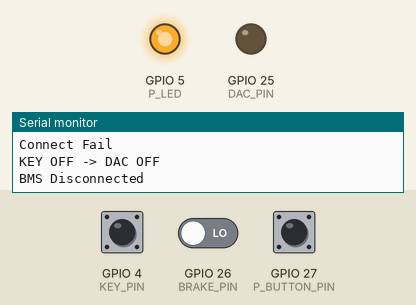
This sketch was run on a simulated ESP32. On the bench: output pins drawn as LEDs (lit = HIGH), the last lines printed to the serial monitor. The test bench sets the inputs (shaded band); at power-on: GPIO 4 (KEY_PIN) LOW, GPIO 26 (BRAKE_PIN) LOW, GPIO 27 (P_BUTTON_PIN) HIGH. Nothing arrives over Bluetooth unless stated.

Above: at 4.8 s.
4.9 s: GPIO 4 (KEY_PIN) pulled HIGH for 2.35 s
At 6.3 s:
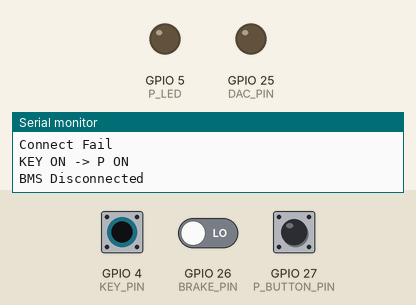
9.5 s: GPIO 4 (KEY_PIN) driven HIGH and GPIO 26 (BRAKE_PIN) driven HIGH
12.2 s: GPIO 27 (P_BUTTON_PIN) pulled LOW for 2.35 s
At 15.2 s:
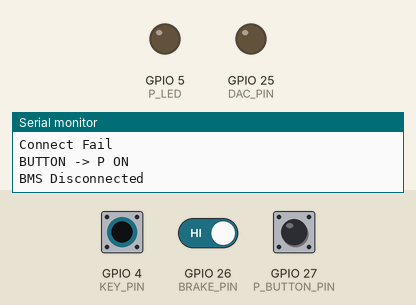
16.0 s: GPIO 26 (BRAKE_PIN) driven LOW
At 16.6 s:
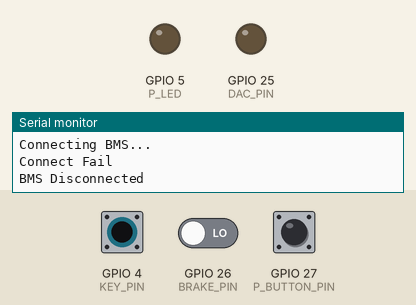
18.7 s: GPIO 26 (BRAKE_PIN) driven HIGH
At 20.9 s:
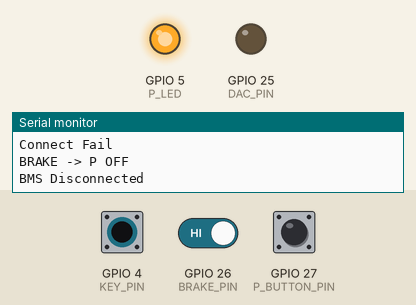
Timing chart, 0 to 22.4 s (numbered marks = the images above; inputs shaded):
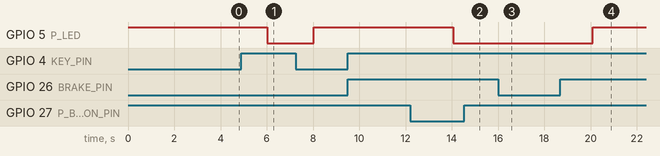

The sketch:

911_custom.ino
```cpp
#include <BLEDevice.h>
#include <BLEUtils.h>
#include <BLEClient.h>

// =====================================================
// P LED
// =====================================================
#define KEY_PIN     4
#define BRAKE_PIN   26
#define P_LED       5
#define P_BUTTON_PIN 27
bool oldPButton = HIGH;
bool pState = false;
bool oldKey = false;

// =====================================================
// DAC
// =====================================================
#define DAC_PIN 25

// =====================================================
// BLE
// =====================================================
BLEClient* pClient = NULL;
BLERemoteCharacteristic* pChar = NULL;

bool connected = false;

//BLEAddress addr("01:26:45:58:B0:46");
BLEAddress addr("CD:6C:99:80:62:18");
BLEUUID serviceUUID("0000FFE0-0000-1000-8000-00805F9B34FB");
BLEUUID charUUID("0000FFE1-0000-1000-8000-00805F9B34FB");

uint8_t loginCmd[] = {
  0xA5,0x0B,0x00,0x58,0x58,
  0x19,0x0A,0x1E,
  0x0E,0x28,0x0D
};

// =====================================================
// NHẬN DATA TỪ BMS
// =====================================================
void notifyCallback(
  BLERemoteCharacteristic* c,
  uint8_t* data,
  size_t len,
  bool isNotify)
{
  if(len < 12) return;

  uint8_t soc = data[11];

  Serial.print("SOC = ");
  Serial.print(soc);
  Serial.println("%");

  // map SOC -> DAC
  soc = constrain(soc, 0, 100);

  int dacValue = map(soc, 0, 100, 160, 182);

  dacWrite(DAC_PIN, dacValue);

  Serial.print("DAC = ");
  Serial.print(dacValue);

  Serial.print("   Voltage = ");
  Serial.println(dacValue * 3.3 / 255.0, 2);
}

// =====================================================
// KẾT NỐI BMS
// =====================================================
bool connectBMS()
{
  Serial.println("Connecting BMS...");

  pClient = BLEDevice::createClient();

  if(!pClient->connect(addr))
  {
    Serial.println("Connect Fail");
    return false;
  }

  Serial.println("Connected");

  BLERemoteService* service =
    pClient->getService(serviceUUID);

  if(service == nullptr)
  {
    Serial.println("No FFE0");

    pClient->disconnect();

    return false;
  }

  pChar = service->getCharacteristic(charUUID);

  if(pChar == nullptr)
  {
    Serial.println("No FFE1");

    pClient->disconnect();

    return false;
  }

  pChar->registerForNotify(notifyCallback);

  delay(500);

  Serial.println("Send Login");

  pChar->writeValue(loginCmd, sizeof(loginCmd), true);

  connected = true;

  Serial.println("BMS Ready");

  return true;
}

// =====================================================
// SETUP
// =====================================================
void setup()
{
  Serial.begin(115200);

  // ================= P LED =================
  pinMode(KEY_PIN, INPUT_PULLDOWN);
  pinMode(BRAKE_PIN, INPUT_PULLDOWN);

  pinMode(P_LED, OUTPUT);
  pinMode(P_BUTTON_PIN, INPUT_PULLUP);
  digitalWrite(P_LED, HIGH);

  // ================= DAC =================
  pinMode(DAC_PIN, OUTPUT);

  // mặc định tắt màn hình
  dacWrite(DAC_PIN, 0);

  // ================= BLE =================
  BLEDevice::init("");

  connectBMS();
}

// =====================================================
// LOOP
// =====================================================
void loop()
{
  // =================================================
  // ĐỌC INPUT
  // =================================================

  bool keyState   = digitalRead(KEY_PIN);
  bool brakeState = digitalRead(BRAKE_PIN);
  bool pButtonState = digitalRead(P_BUTTON_PIN);
  // =================================================
  // VỪA BẬT KHÓA
  // =================================================
  if(keyState == HIGH && oldKey == LOW)
  {
    pState = true;

    // bật LED P
    digitalWrite(P_LED, LOW);

    // bật màn hình trước
   // dacWrite(DAC_PIN, 170);

    Serial.println("KEY ON -> P ON");
  }

  // =================================================
  // ĐANG BẬT KHÓA
  // =================================================
if(keyState == HIGH)
{
    // bóp phanh -> thoát P
    if(brakeState == HIGH && pState)
    {
        pState = false;

        digitalWrite(P_LED, HIGH);

        Serial.println("BRAKE -> P OFF");
    }

    // nhấn nút P (cạnh xuống HIGH -> LOW)
    if(oldPButton == HIGH && pButtonState == LOW)
    {
        pState = !pState;

        digitalWrite(P_LED, pState ? LOW : HIGH);

        Serial.println(
            pState ?
            "BUTTON -> P ON" :
            "BUTTON -> P OFF"
        );
    }
}

  // =================================================
  // TẮT KHÓA
  // =================================================
  if(keyState == LOW)
  {
    pState = false;

    // tắt LED P
    digitalWrite(P_LED, HIGH);

    // tắt màn hình
    dacWrite(DAC_PIN, 0);

    Serial.println("KEY OFF -> DAC OFF");
  }

  oldKey = keyState;

  // =================================================
  // KIỂM TRA BLE
  // =================================================
  if(pClient && !pClient->isConnected())
  {
    connected = false;

    Serial.println("BMS Disconnected");

    delay(2000);

    connectBMS();
  }

  delay(10);
  oldPButton = pButtonState;
}
```

Measured:
- after the input at 4.9 s, GPIO 5 (P_LED): HIGH → LOW after 1.1 s, → HIGH 2.0 s later
- after the input at 12.2 s, GPIO 5 (P_LED): HIGH → LOW after 1.9 s
- after the input at 16.0 s, GPIO 5 (P_LED): stays LOW (without the input it goes to HIGH after 0.08 s)
- after the input at 18.7 s, GPIO 5 (P_LED): LOW → HIGH after 1.4 s
